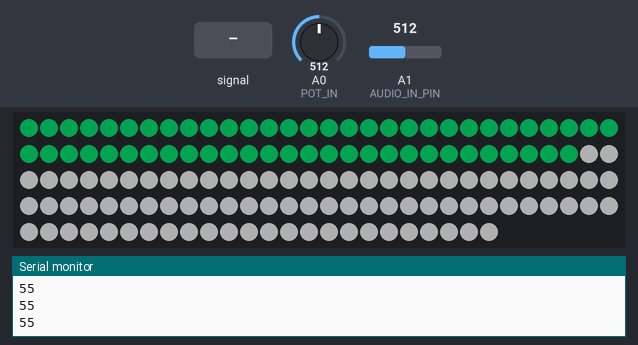
The sketch below on a simulated Arduino Uno, built with avr-gcc and run on an emulated ATmega328P. On the bench: 144 RGB LEDs in strip order, left to right, continuing on the next row, the last lines printed to the serial monitor. Inputs (shaded band) come from the test bench; at power-on: A0 (POT_IN) = 512, A1 (AUDIO_IN_PIN) = 512. Dim RGB values are drawn brighter than linear.

Above: at 4.2 s.
4.3 s: A1 (AUDIO_IN_PIN) fed a 1000 Hz sine of ±255 counts around its level
At 4.69 s:
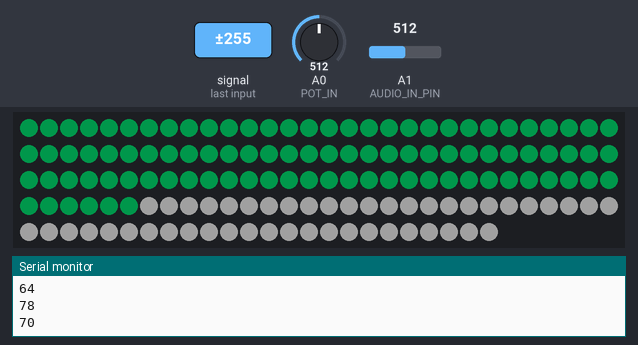
7.3 s: A0 (POT_IN) set to 716
At 7.46 s:
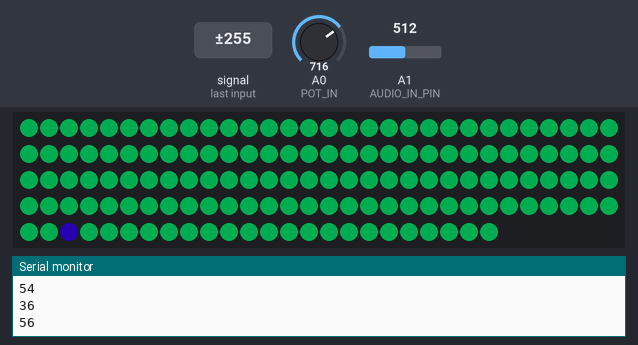
9.7 s: A0 (POT_IN) set to 900
At 9.92 s:
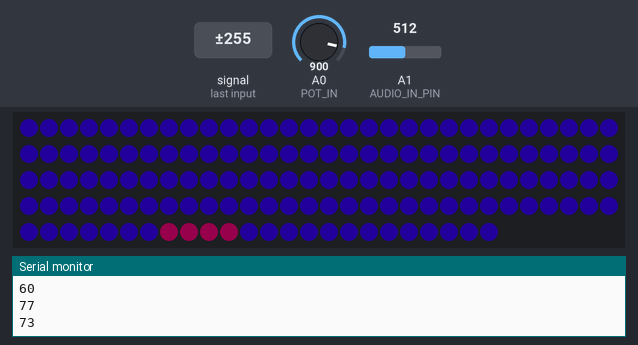
12.1 s: A0 (POT_IN) set to 306
At 12.38 s:
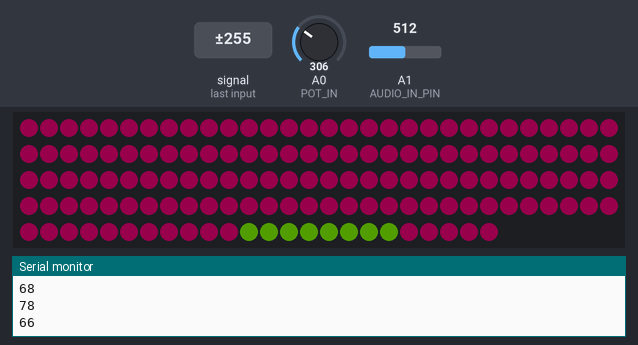
14.6 s: A0 (POT_IN) set to 122
At 14.83 s:
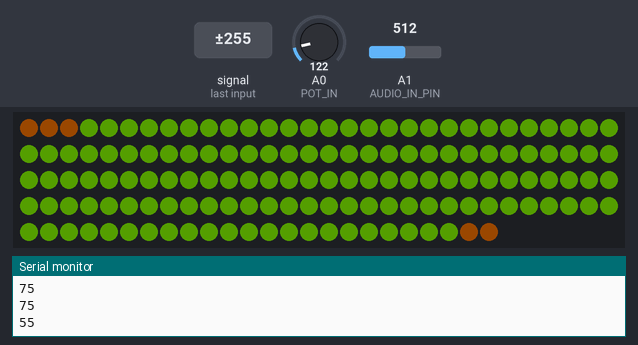
17.6 s: A0 (POT_IN) set to 511
At 18.21 s:
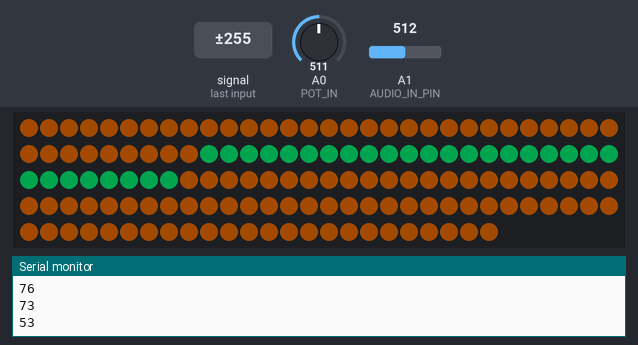
Timing chart, 0 to 20.6 s (numbered marks = the images above; inputs shaded):
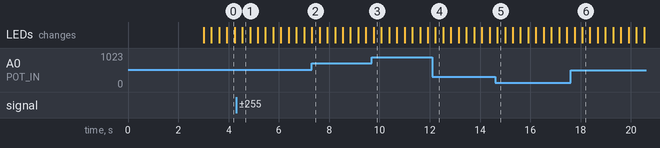

Measured:
- after the input at 4.3 s, the LEDs: change after 0.25 s (image 1)
- after the input at 7.3 s, the LEDs: change at once (image 2)
- after the input at 9.7 s, the LEDs: change after 0.07 s (image 3)
- after the input at 12.1 s, the LEDs: change after 0.13 s (image 4)
- after the input at 14.6 s, the LEDs: change after 0.09 s (image 5)
- after the input at 17.6 s, the LEDs: first change after 0.16 s (image 6 shows a later state)

The sketch:

infinity3.ino
```cpp
#include <FastLED.h>

#define LED_PIN     12
#define POT_IN      A0
#define AUDIO_IN_PIN A1
#define COLOR_ORDER GRB
#define CHIPSET     WS2811
#define NUM_LEDS    144

#define BRIGHTNESS  100
#define FRAMES_PER_SECOND 300

// Define the array of leds
CRGB leds[NUM_LEDS];

void setup() {

  delay(3000); // sanity delay
  Serial.begin(9600);
  FastLED.addLeds<CHIPSET, LED_PIN, COLOR_ORDER>(leds, NUM_LEDS).setCorrection( TypicalLEDStrip );
  FastLED.setBrightness( BRIGHTNESS );
  for(int i = 0; i < NUM_LEDS; i++) {
    leds[i] = CRGB::White;
  }

}

void loop() {

  //ledHue = map(audioInValue, 0, 1023, 0, BRIGHTNESS);

  for(int i = 0; i < NUM_LEDS; i++) {
    int audioInValue = analogRead(AUDIO_IN_PIN);
    int brightness = map(audioInValue, 0, 1023, BRIGHTNESS, 10);
    Serial.println(brightness);
    int potInValue = analogRead(POT_IN);
    int hue = map(potInValue, 0, 1023, 0, 255);
    leds[i].setHue( hue );
    FastLED.setBrightness( brightness );
    FastLED.show(); // display this frame
    delay(10);
  }

  //FastLED.delay(1000 / FRAMES_PER_SECOND);
}
```
